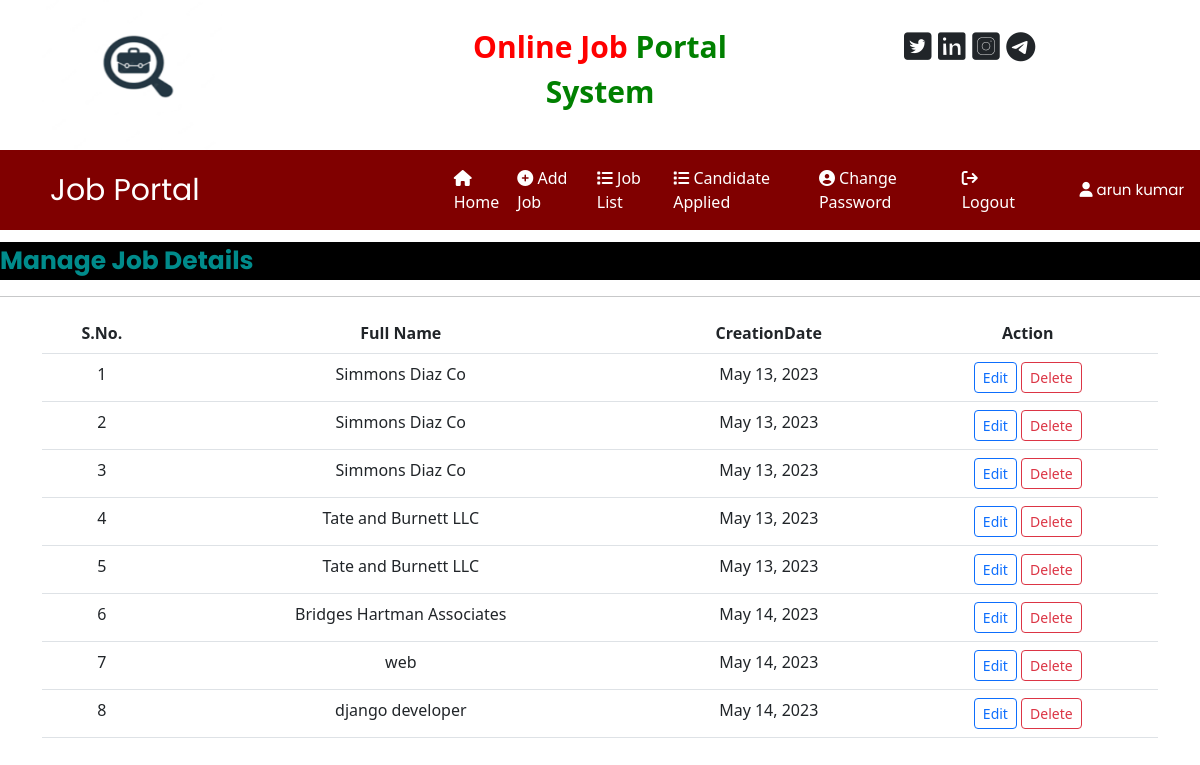
Page /job_list (signed in) on the committed database.
### jobapp/models.py (models this page shows, shortened)
class Job(models.Model):
    recruiter = models.ForeignKey(Recruiter,on_delete=models.CASCADE)
    start_date = models.DateField()
    end_date = models.DateField()
    title = models.CharField(max_length=100)
    salary = models.FloatField(max_length=20)
    image = models.FileField()
    description = models.CharField(max_length=300)
    experience = models.CharField(max_length=50)
    location = models.CharField(max_length=100)
    skills = models.CharField(max_length=100)
    creationdate = models.DateField()

### jobapp/views.py (the view)
# urls.py: path('job_list',job_list,name='job_list'),
def job_list(request):
    if not request.user.is_authenticated:
        return redirect('recruiter_login')
    user = request.user
    recruiter = Recruiter.objects.get(user=user)
    job = Job.objects.filter(recruiter=recruiter)
    d = {'job':job}
    return render(request,'job_list.html',d)

### jobapp/templates/job_list.html (shortened to what this page needs)
{% load static %}
{% block content %}
{% include 'recruiter_navigation.html' %}
<marquee behavior="" direction="" style="font-family: Poppins,sans-serif;font-size: 25px;color: darkcyan;background-color: black;font-weight: bold;margin-top: 1%;">
    Manage Job Details
</marquee>
<hr>
<div class="container">
<table class="table table-hover container" id="example">
    <thead>
        <tr style="background-color: #000080;color: white;">
            <th>S.No.</th>
            <th>Full Name</th>
            <th>CreationDate</th>
            <th>Action</th>
        </tr>
    </thead>
    <tbody>
        {% for i in job %}
        <tr style="background-color: #DEB887;">
            <td>{{forloop.counter}}</td>
            <td>{{ i.title }}</td>
            <td>{{i.creationdate}}</td>
            <td><a href="{% url 'edit_jobdetail' i.id %}" class="btn btn-outline-primary btn-sm">Edit</a>
                <a href="{% url 'delete_job' i.id %}" class="btn btn-outline-danger btn-sm">Delete</a>
            </td>
        </tr>
        {% endfor %}
    </tbody>
</table>
</div>
{% endblock %}

### jobapp/templates/recruiter_navigation.html (shortened to what this page needs)
<!DOCTYPE html>
<html lang="en">
<head>
    {% load static %}
    <link href="https://cdn.jsdelivr.net/npm/bootstrap@5.3.0-alpha3/dist/css/bootstrap.min.css" rel="stylesheet">
    <link rel="stylesheet" href="https://cdnjs.cloudflare.com/ajax/libs/font-awesome/6.4.0/css/all.min.css" />
</head>
<body>
    <div class="container">
        <div class="row">
            <div class="col-sm-4">
                <img src="{% static 'images/job1.png' %}" style="width: 180px;height: 150px;" alt="">
            </div>
            <div class="col-sm-4 mt-4 text-center">
                <span style="font-weight: bold; font-size: 30px;">
                    <span style="color: red;">Online Job</span>
                    <spans style="color: green;">Portal System</spans>
                </span>
            </div>
            <div class="col-sm-4 mt-4" style="padding-left: 10%;">
                <span style="font-weight: bold; font-size: 30px;">
                    <span><i class="fas fa-brands fa-square-twitter pl-1"></i></span>
                    <span><i class="fas fa-brands fa-linkedin pl-1"></i></span>
                    <span><i class="fas fa-brands fa-square-instagram pl-1"></i></span>
                    <span><i class="fa-brands fa-telegram pl-1"></i></span>
                </span>
            </div>
        </div>
    </div>
    <nav class="navbar navbar-expand-sm" style="background-color: maroon;">
        <a href="" class="navbar-brand text-white pl-5 font-weight-bold" style="font-family: 'Poppins', sans-serif;margin-left: 50px;font-size: 30px;">Job Portal</a>
        <ul class="navbar-nav">
            <li class="nav-item">
                <a href="{% url 'recruiter_home' %}" class="nav-link" style="margin-left: 230px;"><i class="fa fa-home mr-1"></i> Home</a>
            </li>
            <li class="nav-item">
                <a href="{% url 'add_job' %}"  class="nav-link"><i class="fa fa-plus-circle mr-1"></i> Add Job</a>
            </li>
            <li class="nav-item">
                <a href="{% url 'job_list' %}"  class="nav-link"><i class="fa fa-list mr-1"></i> Job List</a>
            </li>
            <li class="nav-item">
                <a href="{% url 'applied_candidateslist' %}"  class="nav-link"><i class="fa fa-list mr-1"></i> Candidate Applied</a>
            </li>
            <li class="nav-item">
                <a href="{% url 'change_passwordrecruiter' %}"  class="nav-link"><i class="fa fa-user-circle mr-1"></i> Change Password</a>
            </li>
            <li class="nav-item">
                <a href="{% url 'Logout' %}"  class="nav-link"><i class="fa fa-sign-out mr-1"></i> Logout</a>
            </li>
        </ul>
        <a href="{% url 'recruiter_home' %}" class="navbar-brand text-white pl-5 font-weight-bold" style="font-family: 'Poppins', sans-serif;margin-left: 50px;font-size: 15px;"><i class="fa-solid fa-user"></i> {{request.user.first_name}} {{request.user.last_name}}</a>
    </nav>
</body>
</html>

### jobapp/templates/recruiter_navigation.html (style rules this page uses)
.nav-link { color: white !important; margin-right: 2px; }

### jobapp/templates/job_list.html (style rules this page uses)
tr { text-align: center; }

### rows in the picture
Job: title "Simmons Diaz Co", creationdate "May 13, 2023"
Job: title "Simmons Diaz Co", creationdate "May 13, 2023"
Job: title "Simmons Diaz Co", creationdate "May 13, 2023"
Job: title "Tate and Burnett LLC", creationdate "May 13, 2023"
Job: title "Tate and Burnett LLC", creationdate "May 13, 2023"
Job: title "Bridges Hartman Associates", creationdate "May 14, 2023"
Job: title "web", creationdate "May 14, 2023"
Job: title "django developer", creationdate "May 14, 2023"

### other values in the picture
{{ request.user.first_name }} "arun"
{{ request.user.last_name }} "kumar"
